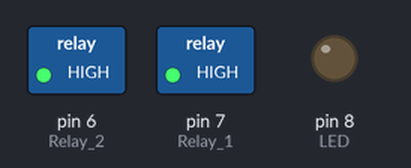
A sketch run on a simulated Arduino Uno, built with avr-gcc and run on an emulated ATmega328P. Shown: switched loads named in the sketch (green lamp = pin HIGH), output pins drawn as LEDs (lit = HIGH). EEPROM starts erased; what the sketch prints to the serial monitor is not drawn.

Above: at 3.3 s.
At 11.8 s:
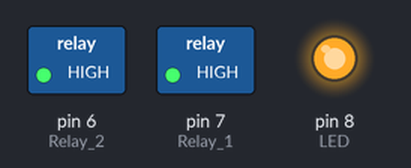
Timing chart, 0 to 14.9 s (numbered marks = the images above):
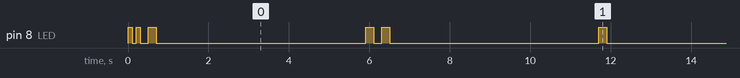

The sketch:

Modulo_1_Relay.ino
```cpp
#include <SPI.h>
#include <mcp_can.h>
#include <EEPROM.h>

const int SPI_CS_PIN = 9;
const int interrupcion = 5;
const int LED=8;
const int Relay_1=7;
const int Relay_2=6;
boolean ledON=1;

unsigned char canId;
unsigned char ID_Local=0x02;//2
 char ID_Master=0x01;//1

/////////////ACTUADOR


unsigned char onR1_onR2[8]   = {0x01,0x11,0,0,0,0,0,0};
unsigned char offR1_offR2[8] = {0x01,0x00,0,0,0,0,0,0};
unsigned char onR1_offR2[8]  = {0x01,0x01,0,0,0,0,0,0};
unsigned char offR1_onR2[8]  = {0x01,0x10,0,0,0,0,0,0};

////////////////////////////


unsigned char MsgUpOk[8]={0x00,0x00,0x00,0x00,0x00,0x00,0x00,0x00};
unsigned char MsgUpEEprom[8]={0x00,0x00,0x00,0x00,0x00,0x00,0x00,0x00};
unsigned char MsgLeido[8]={0x00,0x00,0x00,0x00,0x00,0x00,0x00,0x00};
unsigned char MsgACS712[8]={0x02,0x00,0x00,0x00,0x00,0x00,0x00,0x00};

unsigned char  reg_control=0x00;
unsigned char  reg_config=0x00;
unsigned char  reg_5=0x00;
unsigned char  reg_4=0x00;
unsigned char  reg_3=0x00;
unsigned char  reg_2=0x00;
unsigned char  reg_1=0x00;
unsigned char  reg_0=0x00;

MCP_CAN CAN(SPI_CS_PIN);                                    // Set CS pin

void setup()
{
    Serial.begin(9600);
    Serial.print("ID_Local:");
    Serial.println(ID_Local);
    Serial.print("ID_Master:");
    Serial.println(ID_Master);
    EEPROM.write(0x00,ID_Local);// escribe en la dir 0x00 el id del dispositivo LOCAL
    EEPROM.write(0x01,ID_Master);// escribe en la dir 0x01 el id del MASTER controlador
    ID_Local= EEPROM.read(0x00);    // almaceno el Id del receptor
    ID_Master= EEPROM.read(0x01);
    MsgUpEEprom[0]=ID_Local;
    MsgUpEEprom[1]=ID_Master;

    pinMode(LED,OUTPUT);
    digitalWrite(LED,false);
    pinMode(Relay_1,OUTPUT);
    pinMode(Relay_2,OUTPUT);
    digitalWrite(Relay_1,true);
    digitalWrite(Relay_2,true);
    pinMode(interrupcion ,INPUT);
  //  ID_Local=EEPROM.read(0x00);
  //  ID_Master=EEPROM.read(0x01);

START_INIT:

    if(CAN_OK == CAN.begin(CAN_250KBPS,MCP_8MHz))
        {CAN.sendMsgBuf(ID_Local,0,8,MsgUpEEprom);
         Led_CanUpOK();
            CAN.sendMsgBuf(ID_Local,0, 8, offR1_offR2);
         }
    else
        {
          Led_CanFail();
          goto START_INIT;
          }

}

unsigned char len = 0;
unsigned char buf[8];

void loop()
{
/*
    if(!digitalRead(interrupcion))            // check if data coming

    {
          CAN.readMsgBuf(&len, buf);    // leo el mensaje recibido
          canId = CAN.getCanId();       // almaceno el Id del emisor
          ID_Local= EEPROM.read(0x00);    // leo el Id del receptor de la EEPROM
          ID_Master= EEPROM.read(0x01);
          int ID=int(ID_Local);

          MsgLeido[7]=buf[7];MsgLeido[6]=buf[6];MsgLeido[5]=buf[5];MsgLeido[4]=buf[4];
          MsgLeido[3]=buf[3];MsgLeido[2]=buf[2];MsgLeido[1]=buf[1];MsgLeido[0]=buf[0];


          if( canId==0x00){// MAster  broadcast 0xFF para que todos los ID LOCALEs publiquen su info
            Led_mensaje_recibido_blink();
            CAN.sendMsgBuf(ID_Local,0,8,MsgUpEEprom);
          }
          if( canId == ID_Master){  // su el Master conside con el emisor
              Led_mensaje_recibido_blink();
              if(0x00==MsgLeido[0]){    //si el control es 00 solo envia su info el local
                 CAN.sendMsgBuf(ID_Local,0,8,MsgUpEEprom);
                 }
              if(MsgLeido[0]==0x01){
                if(MsgLeido[1]==0x00){
                  digitalWrite(Relay_1,true);
                  digitalWrite(Relay_2,true);}
                if(MsgLeido[1]==0x01){
                  digitalWrite(Relay_1,false);
                  digitalWrite(Relay_2,true);}
                if(MsgLeido[1]==0x10){
                  digitalWrite(Relay_1,true);
                  digitalWrite(Relay_2,false);}
                if(MsgLeido[1]==0x11){
                  digitalWrite(Relay_1,false);
                  digitalWrite(Relay_2,false);}
                ledColor(MsgLeido[1]);
                CAN.sendMsgBuf(ID_Local,0,8,MsgUpEEprom);
                }
            }

           if(MsgLeido[0]==0xFF){
            if(MsgLeido[7]==ID_Local){
              EEPROM.write(0x00, MsgLeido[6]);// escribe en la dir 0x00 el id del dispositivo LOCAL
              EEPROM.write(0x01, MsgLeido[5]);// escribe en la dir 0x01 el id del MASTER controlador
              ID_Local= EEPROM.read(0x00);    // almaceno el Id del receptor
              ID_Master= EEPROM.read(0x01);
              MsgUpEEprom[0]=ID_Local;
              MsgUpEEprom[1]=ID_Master;
              CAN.sendMsgBuf(ID_Local,0,8,MsgUpEEprom);
              Led_grabacion_3();}
            }
       }
  */
    CAN.sendMsgBuf(ID_Local,0, 8,onR1_onR2);
     CAN.sendMsgBuf(ID_Local,0, 8, MsgACS712);
    Led_Blink(1);
    delay(5000);


    CAN.sendMsgBuf(ID_Local,0, 8, offR1_offR2);
    CAN.sendMsgBuf(ID_Local,0, 8, MsgACS712);
   Led_Blink(2);
   delay(5000);


    }


 void Led_grabacion_3(){
          digitalWrite(LED,true);
          delay(200);
          digitalWrite(LED,false);
          delay(200);
          digitalWrite(LED,true);
          delay(200);
          digitalWrite(LED,false);
          delay(200);
          digitalWrite(LED,true);
          delay(500);
          digitalWrite(LED,false);


  }

 void Led_mensaje_recibido_blink(){
          digitalWrite(LED,true);
          delay(50);
          digitalWrite(LED,false);
  }

 void Led_0xFF_CanID(){
                digitalWrite(LED,true);
                delay(50);
                digitalWrite(LED,false);
                delay(50);
                digitalWrite(LED,true);
                delay(50);
                digitalWrite(LED,false);
                delay(50);
                digitalWrite(LED,true);
                delay(50);
                digitalWrite(LED,false);
                delay(50);
                digitalWrite(LED,true);
                delay(50);
                digitalWrite(LED,false);
 }

 void Led_CanUpOK(){
           digitalWrite(LED,true);
           delay(100);
           digitalWrite(LED,false);
           delay(100);
           digitalWrite(LED,true);
           delay(100);
           digitalWrite(LED,false);

 }

 void Led_CanFail(){
     digitalWrite(LED,true);
           delay(200);
           digitalWrite(LED,false);
           delay(200);
           digitalWrite(LED,true);
           delay(200);
           digitalWrite(LED,false);
           delay(200);
           digitalWrite(LED,true);
           delay(1000);
           digitalWrite(LED,false);
           delay(200);
  }


void ledColor(char var) {
 switch (var) {
   case 0x01:
       digitalWrite(LED,true);
     break;

    case 0x00:
       digitalWrite(LED,false);
     break;
  default:
  break;
 }
}


 void Led_Blink(int c){

    for(int i=0;i<c;i++){
           delay(200);
           digitalWrite(LED,true);
           delay(200);
           digitalWrite(LED,false);

    }
  }

/*********************************************************************************************************
  END FILE
*********************************************************************************************************/
```

Measured:
- by itself, pin 8 (LED): HIGH → LOW at 0.11 s, → HIGH 0.10 s later, → LOW 0.10 s later, → HIGH 0.20 s later, … (75 changes in this stretch)
- by itself, everything shown: repeats every 11.2 s, in 6 steps
